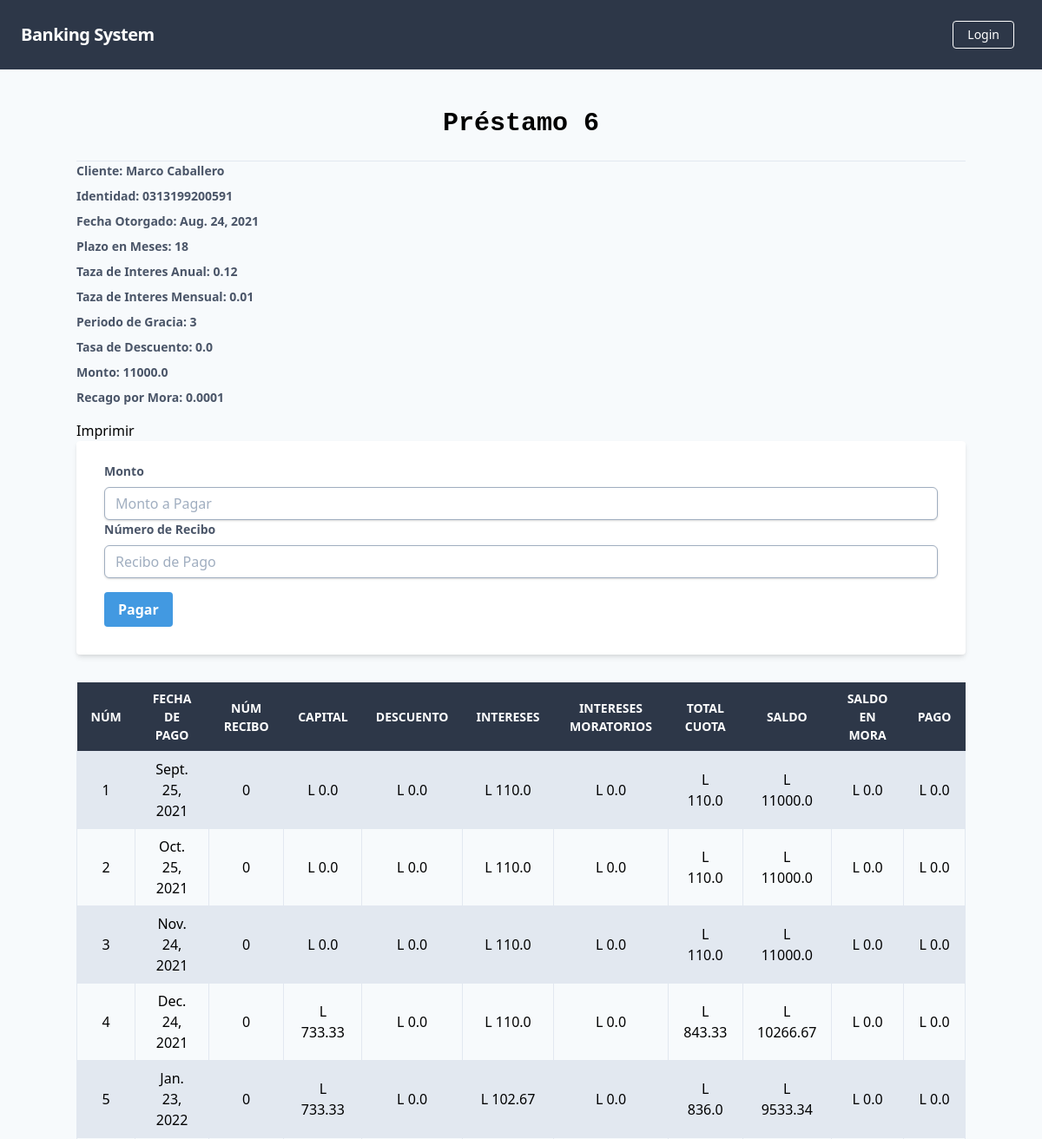
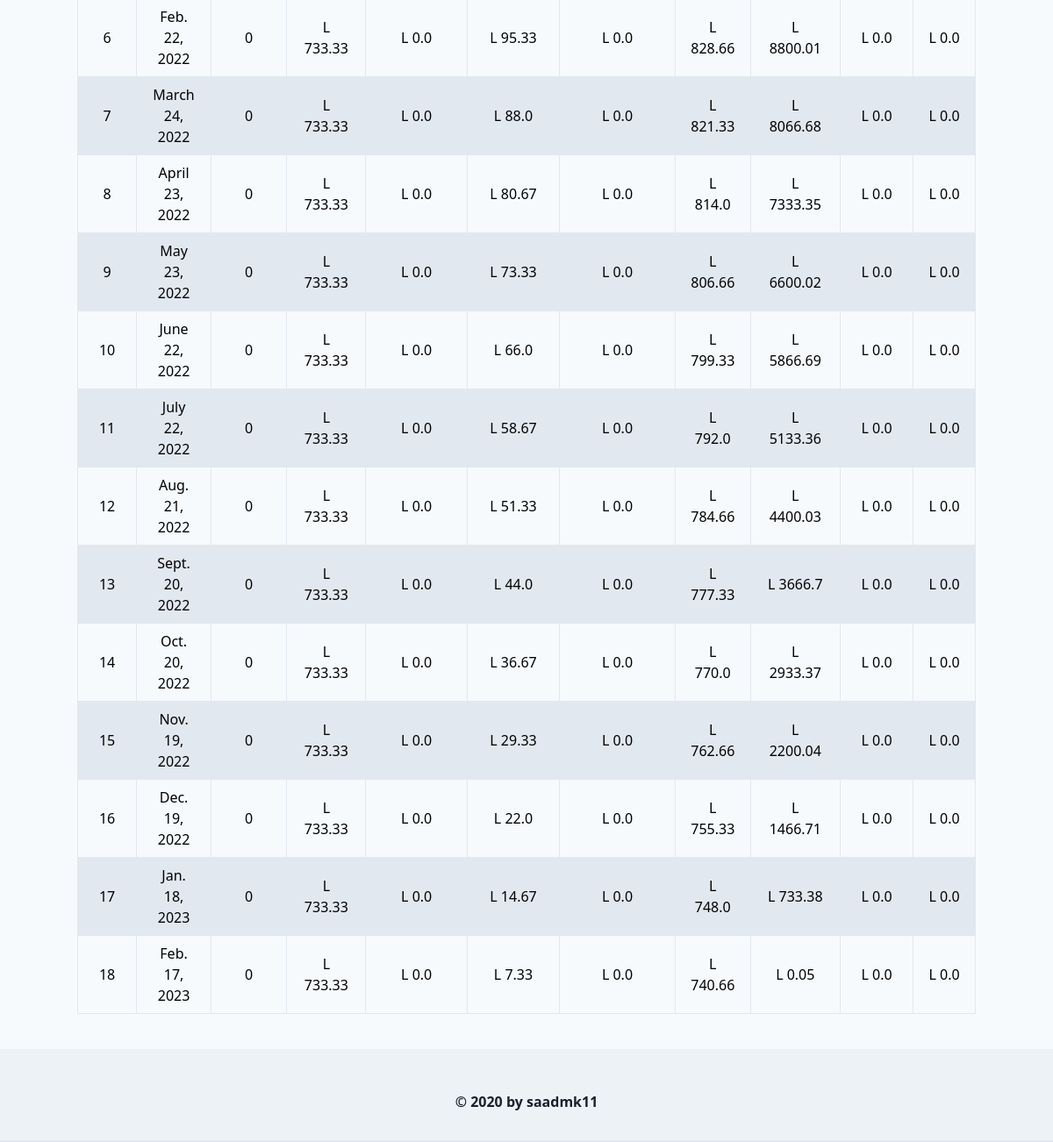
/prestamos/buscar/persona/prestamo/, run on the app's committed database (2 pictures, top to bottom).
### prestamos/models.py (models this page shows)
class Datos_prestamos(models.Model):
    id_cliente = models.CharField(max_length=15)
    id_prestamo= models.IntegerField()
    nombre_cliente= models.CharField(max_length=50)
    fecha_otorgado= models.DateField()
    fecha_vencimiento= models.DateField()
    plazo_meses= models.IntegerField()
    taza_mensual= models.FloatField()
    Periodo_Gracia= models.IntegerField()
    Taza_Descuento= models.FloatField()
    Monto = models.FloatField()

class Acciones_Prestamos(models.Model):
    id_prestamo = models.IntegerField()
    num_cuota= models.IntegerField()
    Fecha_Pago= models.DateField()
    Num_recibo= models.IntegerField()
    Monto= models.FloatField()
    Capital = models.FloatField()
    Descuento = models.FloatField()
    Intereses = models.FloatField()
    Pago = models.FloatField()
    Saldo = models.FloatField()
    Saldo_mora = models.FloatField()
    Intereses_moratorios= models.FloatField()

### prestamos/views.py (the view, shortened to what this page needs)
# urls.py: path('buscar/persona/prestamo/', Prestamo_A_Pagar.as_view()),
class Prestamo_A_Pagar(ListView):
    template_name = "transactions/Mostra A Pagar.html"
    model = Acciones_Prestamos
    def get_context_data(self, **kwargs):
        context = super().get_context_data(**kwargs)
        id_prestamo = Variables_Generales.objects.get(variable="Id_Prestamo_1")
        id_p= int(id_prestamo.valor)
        self.calcular_mora(id_p)
        datos_prestamo= Datos_prestamos.objects.get(id_prestamo=id_p)
        context.update({
            'Cliente': datos_prestamo.nombre_cliente,
            'Identidad': datos_prestamo.id_cliente,
            'Fecha_O': datos_prestamo.fecha_otorgado,
            'Plazo': datos_prestamo.plazo_meses,
            'Tanual': datos_prestamo.taza_mensual*12,
            'Tmensual': datos_prestamo.taza_mensual,
            'Pgracia':  datos_prestamo.Periodo_Gracia,
            'Descuento': datos_prestamo.Taza_Descuento,
            'Monto': datos_prestamo.Monto,
            'Mora': "0.0001",
            'Id_Prestamo': id_p
        })
        return context
    def get_queryset(self):
        id_prestamo = Variables_Generales.objects.get(variable="Id_Prestamo_1")
        id_p = int(id_prestamo.valor)
        return Acciones_Prestamos.objects.filter(id_prestamo=id_p)
    def cuota_por_pagar(self,num_prestamo):
        resp=1
        cuotas = Acciones_Prestamos.objects.filter(id_prestamo=num_prestamo)
        for c in cuotas:
            resp = c.num_cuota
            if c.Num_recibo ==0:
                break
        return int(resp)
    def calcular_mora(self,id_p):
        num_cuota = self.cuota_por_pagar(id_p)
        cuota =  Acciones_Prestamos.objects.get(id_prestamo=id_p, num_cuota=num_cuota)
        fecha_couta= cuota.Fecha_Pago
        delta = fecha_couta - date.today()

### templates/transactions/Mostra A Pagar.html (shortened to what this page needs)
{% extends 'core/base.html' %}
{% block content %}
    <h1 class="font-mono font-bold text-3xl text-center pb-5 pt-10"> Préstamo {{ Id_Prestamo }}</h1>
    <hr />
        <div class="mb-4">
            <label class="block text-gray-700 text-sm font-bold mb-2" for="amount">
                Cliente: {{Cliente}}
            </label>
            <label class="block text-gray-700 text-sm font-bold mb-2" for="amount">
                Identidad: {{ Identidad }}
            </label>
            <label class="block text-gray-700 text-sm font-bold mb-2" for="amount">
                Fecha Otorgado: {{ Fecha_O }}
            </label>
            <label class="block text-gray-700 text-sm font-bold mb-2" for="amount">
                Plazo en Meses: {{ Plazo }}
            </label>
            <label class="block text-gray-700 text-sm font-bold mb-2" for="amount">
                Taza de Interes Anual: {{ Tanual }}
            </label>
            <label class="block text-gray-700 text-sm font-bold mb-2" for="amount">
                Taza de Interes Mensual: {{ Tmensual }}
            </label>
            <label class="block text-gray-700 text-sm font-bold mb-2" for="amount">
                Periodo de Gracia: {{ Pgracia }}
            </label>
            <label class="block text-gray-700 text-sm font-bold mb-2" for="amount">
               Tasa de Descuento: {{ Descuento }}
            </label>
            <label class="block text-gray-700 text-sm font-bold mb-2" for="amount">
               Monto: {{ Monto }}
            </label>
            <label class="block text-gray-700 text-sm font-bold mb-2" for="amount">
               Recago por Mora: {{ Mora }}
            </label>
        </div>
         <a href="{% url 'prestamos:pdf1' %}" class="block mt-4 lg:inline-block lg:mt-0 text-black hover:text-red mr-4">
                    Imprimir
         </a>
    <form method="POST" class="bg-white shadow-md rounded px-8 pt-6 pb-8 mb-4">
        <div class="mb-4">
            <label class="block text-gray-700 text-sm font-bold mb-2" for="amount">
                Monto
            </label>
            <input class="shadow appearance-none border rounded w-full py-2 px-3 text-gray-700 leading-tight border rounded-md border-gray-500 focus:outline-none focus:shadow-outline" name="Monto" id="Monto"  required placeholder="Monto a Pagar">
            <label class="block text-gray-700 text-sm font-bold mb-2" for="amount">
                Número de Recibo
            </label>
            <input class="shadow appearance-none border rounded w-full py-2 px-3 text-gray-700 leading-tight border rounded-md border-gray-500 focus:outline-none focus:shadow-outline" name="Recibo" id="Recibo"  required placeholder="Recibo de Pago">
        </div>
        <button class="bg-blue-500 hover:bg-blue-700 text-white font-bold py-2 px-4 rounded focus:outline-none focus:shadow-outline" type="submit">
            Pagar
        </button>
    </form>
    <table class="table-auto mx-auto w-full mt-8">
        <thead class="bg-gray-800 text-white">
        <tr class="uppercase font-semibold text-sm">
            <th class="px-4 py-2">Núm</th>
            <th class="px-4 py-2">Fecha de Pago</th>
            <th class="px-4 py-2">Núm Recibo</th>
            <th class="px-4 py-2">Capital</th>
            <th class="px-4 py-2">Descuento</th>
            <th class="px-4 py-2">Intereses </th>
            <th class="px-4 py-2">Intereses Moratorios </th>
            <th class="px-4 py-2">Total Cuota</th>
            <th class="px-4 py-2">Saldo</th>
             <th class="px-4 py-2">Saldo en Mora</th>
            <th class="px-4 py-2">Pago</th>
        </tr>
        </thead>
        <tbody>
        {% for transaction in object_list %}
        <tr class="{% cycle 'bg-gray-300' 'bg-white-100' %}">
            <td class="border px-4 py-2 text-center">{{ transaction.num_cuota }}</td>
            <td class="border px-4 py-2 text-center">{{ transaction.Fecha_Pago }}</td>
            <td class="border px-4 py-2 text-center">{{ transaction.Num_recibo }}</td>
            <td class="border px-4 py-2 text-center">L {{ transaction.Capital }}</td>
            <td class="border px-4 py-2 text-center">L {{ transaction.Descuento }}</td>
            <td class="border px-4 py-2 text-center">L {{ transaction.Intereses }}</td>
            <td class="border px-4 py-2 text-center">L {{ transaction.Intereses_moratorios }}</td>
            <td class="border px-4 py-2 text-center">L {{ transaction.Monto }}</td>
            <td class="border px-4 py-2 text-center">L {{ transaction.Saldo }}</td>
            <td class="border px-4 py-2 text-center">L {{ transaction.Saldo_mora }}</td>
            <td class="border px-4 py-2 text-center">L {{ transaction.Pago }}</td>
        </tr>
        {% endfor %}
        </tbody>
    </table>
{% endblock %}

### data on the page
Datos_prestamos: nombre_cliente "Marco Caballero", id_cliente "0313199200591", fecha_otorgado "Aug. 24, 2021", taza_mensual "0.01", Taza_Descuento "0.0", Monto "11000.0"

### other printed values
{{ Id_Prestamo }} "6"
{{ Plazo }} "18"
{{ Tanual }} "0.12"
{{ Pgracia }} "3"
{{ Mora }} "0.0001"
